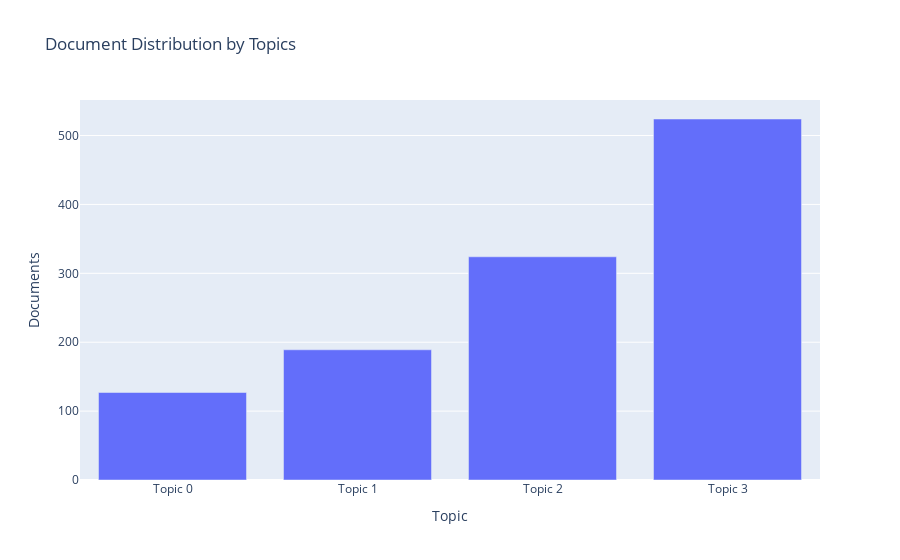

The code cell stored with this chart in its notebook:
### Code cell
plot_model(lda, plot = 'topic_distribution')

### Figure 1 — Plotly figure (JSON) as saved in the notebook; plotly's stock layout.template omitted (floating-point values rounded to 4 significant figures)
{"data": [{"textposition": "auto", "hovertemplate": "Topic=%{x}<br>Documents=%{y}<br>Keyword=%{customdata[0]}", "showlegend": false, "legendgroup": "", "name": "", "yaxis": "y", "customdata": [["help, learn, amazing, school, meet, true, could, team, cpwarrior, girl"], ["share, little, open, fleming, fact, leave, seizuressuck, hum, crazy, also"], ["reply, get, keep, feel, good, new, first, fight, warrior, life"], ["today, support, love, thank, month, know, time, see, epilepsysuck, much"]], "y": [127, 189, 324, 524], "hoverlabel": {"namelength": 0}, "offsetgroup": "", "xaxis": "x", "marker": {"color": "#636efa"}, "x": ["Topic 0", "Topic 1", "Topic 2", "Topic 3"], "alignmentgroup": "True", "type": "bar", "orientation": "v"}], "layout": {"yaxis": {"domain": [0, 1], "anchor": "x", "title": {"text": "Documents"}}, "title": {"text": "Document Distribution by Topics"}, "barmode": "relative", "xaxis": {"domain": [0, 1], "anchor": "y", "title": {"text": "Topic"}}, "legend": {"tracegroupgap": 0}}}
